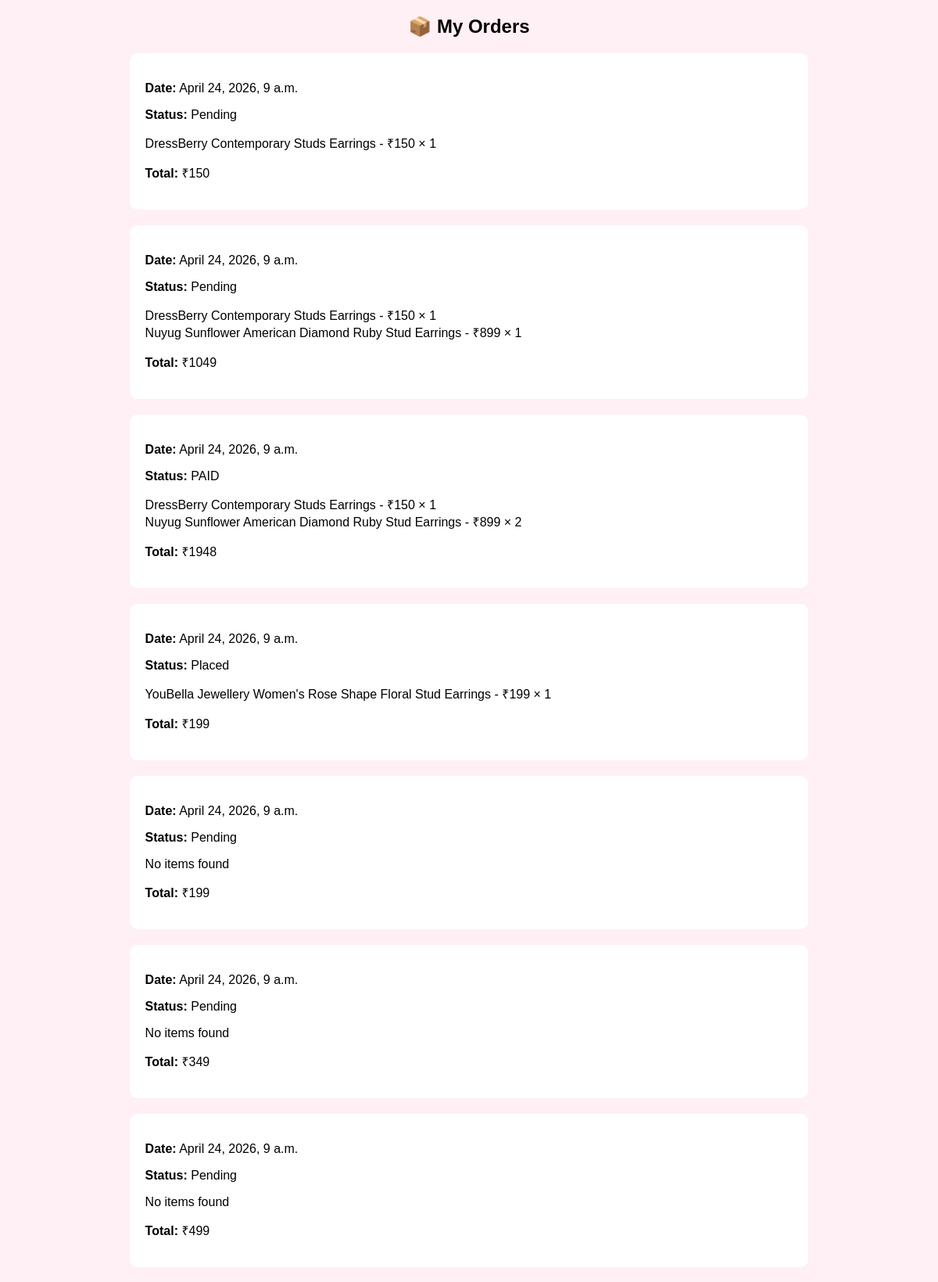
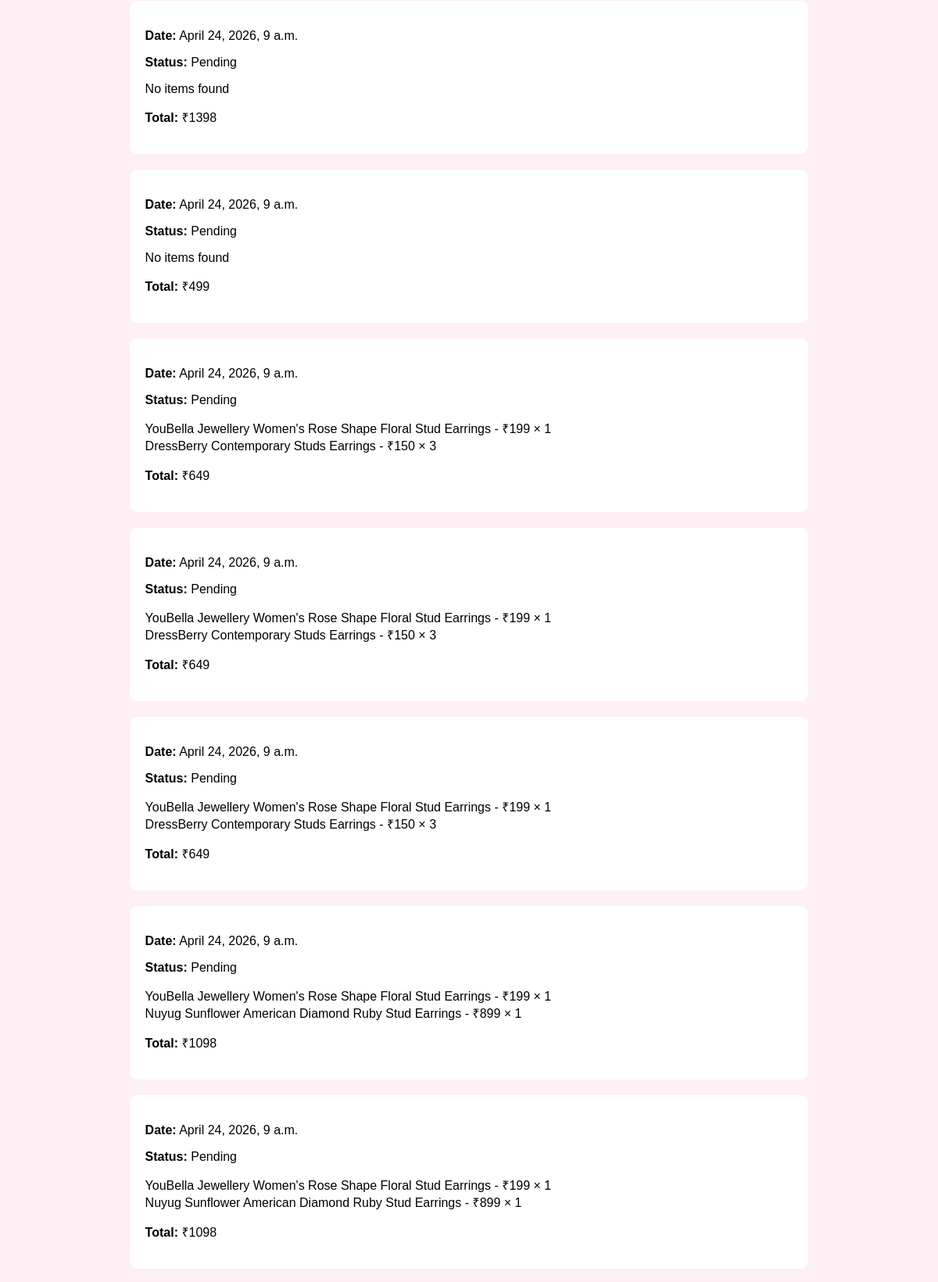
Page /orders/ (signed in, upper part) on the committed database (2 pictures, top to bottom).
### cutestore/models.py (models this page shows, shortened)
class Order(models.Model):
    user = models.ForeignKey(User, on_delete=models.CASCADE)
    total_amount = models.IntegerField(default=0)
    name = models.CharField(max_length=100, null=True, blank=True)
    address = models.TextField(null=True, blank=True)
    phone = models.CharField(max_length=15, null=True, blank=True)
    payment_method = models.CharField(max_length=20, null=True, blank=True)
    status = models.CharField(
        max_length=20,
        choices=[
            ('PENDING', 'Pending'),
            ('PAID', 'Paid'),
            ('CANCELLED', 'Cancelled'),
        ],
        default='PENDING'
    )
    created_at = models.DateTimeField(auto_now_add=True)

class OrderItem(models.Model):
    order = models.ForeignKey(Order, on_delete=models.CASCADE)
    product = models.ForeignKey(Product, on_delete=models.CASCADE)
    quantity = models.IntegerField()
    price = models.IntegerField()

class Product(models.Model):
    name = models.CharField(max_length=100)
    price = models.IntegerField()
    description = models.TextField()
    image = models.ImageField(upload_to='products/')

### cutestore/views.py (the view)
# urls.py: path('orders/', views.order_history, name='orders'),
def order_history(request):
    if not request.user.is_authenticated:
        return redirect('login')
    orders = Order.objects.filter(user=request.user).order_by('-created_at')
    return render(request, 'orders.html', {'orders': orders})

### cutestore/templates/orders.html (shortened to what this page needs)
{% load static %}
<!DOCTYPE html>
<html>
<head>
    <link rel="stylesheet" href="{% static 'footer.css' %}">
</head>
<body>
<h2>📦 My Orders</h2>
{% for order in orders %}
    <div class="order-box">
        <p><strong>Date:</strong> {{ order.created_at }}</p>
        <p><strong>Status:</strong> {{ order.status }}</p>
        {% for item in order.orderitem_set.all %}
            <div>
                {{ item.product.name }} - ₹{{ item.price }} × {{ item.quantity }}
            </div>
        {% empty %}
            <p>No items found</p>
        {% endfor %}
        <p><strong>Total:</strong> ₹{{ order.total_amount }}</p>
    </div>
{% endfor %}
</body>
</html>

### cutestore/templates/orders.html (style rules this page uses)
body { font-family: Arial; background-color: #fff0f5; }
h2 { text-align: center; }
.order-box { width: 70%; margin: auto; background: white; padding: 20px; margin-top: 20px; border-radius: 10px; }

### rows in the picture
Order: created_at "April 24, 2026, 9 a.m.", status "Pending", total_amount "150"
OrderItem: product.name "DressBerry Contemporary Studs Earrings", price "150", quantity "1"
Order: created_at "April 24, 2026, 9 a.m.", status "Pending", total_amount "1049"
OrderItem: product.name "DressBerry Contemporary Studs Earrings", price "150", quantity "1"
OrderItem: product.name "Nuyug Sunflower American Diamond Ruby Stud Earrings", price "899", quantity "1"
Order: created_at "April 24, 2026, 9 a.m.", status "PAID", total_amount "1948"
OrderItem: product.name "DressBerry Contemporary Studs Earrings", price "150", quantity "1"
OrderItem: product.name "Nuyug Sunflower American Diamond Ruby Stud Earrings", price "899", quantity "2"
Order: created_at "April 24, 2026, 9 a.m.", status "Placed", total_amount "199"
OrderItem: product.name "YouBella Jewellery Women's Rose Shape Floral Stud Earrings", price "199", quantity "1"
Order: created_at "April 24, 2026, 9 a.m.", status "Pending", total_amount "199"
Order: created_at "April 24, 2026, 9 a.m.", status "Pending", total_amount "349"
Order: created_at "April 24, 2026, 9 a.m.", status "Pending", total_amount "499"
Order: created_at "April 24, 2026, 9 a.m.", status "Pending", total_amount "1398"
Order: created_at "April 24, 2026, 9 a.m.", status "Pending", total_amount "499"
Order: created_at "April 24, 2026, 9 a.m.", status "Pending", total_amount "649"
OrderItem: product.name "YouBella Jewellery Women's Rose Shape Floral Stud Earrings", price "199", quantity "1"
OrderItem: product.name "DressBerry Contemporary Studs Earrings", price "150", quantity "3"
Order: created_at "April 24, 2026, 9 a.m.", status "Pending", total_amount "649"
OrderItem: product.name "YouBella Jewellery Women's Rose Shape Floral Stud Earrings", price "199", quantity "1"
OrderItem: product.name "DressBerry Contemporary Studs Earrings", price "150", quantity "3"
Order: created_at "April 24, 2026, 9 a.m.", status "Pending", total_amount "649"
OrderItem: product.name "YouBella Jewellery Women's Rose Shape Floral Stud Earrings", price "199", quantity "1"
OrderItem: product.name "DressBerry Contemporary Studs Earrings", price "150", quantity "3"
Order: created_at "April 24, 2026, 9 a.m.", status "Pending", total_amount "1098"
OrderItem: product.name "YouBella Jewellery Women's Rose Shape Floral Stud Earrings", price "199", quantity "1"
OrderItem: product.name "Nuyug Sunflower American Diamond Ruby Stud Earrings", price "899", quantity "1"
Order: created_at "April 24, 2026, 9 a.m.", status "Pending", total_amount "1098"
OrderItem: product.name "YouBella Jewellery Women's Rose Shape Floral Stud Earrings", price "199", quantity "1"
OrderItem: product.name "Nuyug Sunflower American Diamond Ruby Stud Earrings", price "899", quantity "1"
